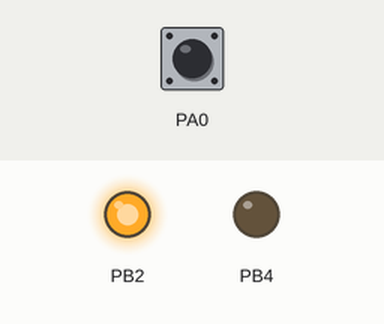
The program below on a simulated ATmega16, built with avr-gcc and emulated at 8 MHz. Parts: output pins drawn as LEDs (lit = HIGH). Inputs (shaded band) come from the test bench; at power-on: PA0 HIGH. Pins used as bus, display or sensor lines are not drawn.

Above: at 0.1 s.
Timing chart, 0 to 1.6 s (numbered marks = the images above):
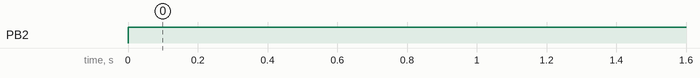

The program:

main.c
```c
/*******************************************************************************
Target:  Counter2.0
Device:  ATmega16;
Board:   EasyAVR6;
Clock:   ext.clock 8 MHz

Ïðîãðàììà ïðè íàæàòèè êíîïêè "Ââåðõ" (PA0) óâåëè÷èâàåò çíà÷åíèå ñ÷åò÷èêà
îò 0000 äî 9999. Òåêóùåå çíà÷åíèå ñ÷åò÷èêà îòîáðàæàåòñÿ íà ñåìèñåãìåíòíûõ
èíäèêàòîðàõ. Ñåìèñåãìåíòíûå èíäèêàòîðû ïîäêëþ÷åíû ê ðàñøèðèòåëþ ïîðòîâ.
Îáìåí ìåæäó ðàñøèðèòåëåì ïîðòîâ è ÌÊ îñóùåñòâëÿåòñÿ ïî èíòåðôåéñó SPI.
*******************************************************************************/

// Includes --------------------------------------------------------------------
#include "main.h"

// Functions -------------------------------------------------------------------
int main(void)
{
    // Èíèöèàëèçàöèÿ ïîðòîâ
    // PA0...PA7 - âõîäû ñ PullUp (ê íèì ïîäêëþ÷åíû êíîïêè)
    // PB2 - âûõîä ñ óðîâíåì ëîã. 1 (ê íåìó ïîäêëþ÷åí RESET ðàñøèðèòåëÿ ïîðòîâ)
    PORTA = 0xFF;
    DDRB |= (1 << DDB2);
    PORTB |= (1 << PB2);

    // Èíèöèàëèçàöèÿ è âêëþ÷åíèå òàéìåðà Ò0
    // Ðåæèì: Normal, Ïðåääåëèòåëü: 64; TOP = 0xFF
    // Ðàçðåøåíèå ïðåðûâàíèÿ ïî ïåðåïîëíåíèþ
    // ÎÑ2(PD7) íå ïîäêëþ÷åí
    // Âðåìÿ ïåðåïîëíåíèÿ:
    // t = 256 * 64 / 8e6 = ìñ; f = 8e6 / 64 / 256 = 488 Ãö
    TIMSK |= (1 << TOIE0);
    TCCR0 = (1 << CS01) | (1 << CS00);

    // Èíèöèàëèçàöèÿ è âêëþ÷åíèå òàéìåðà Ò2
    // Ðåæèì: Normal; Ïðåääåëèòåëü: 1024; TOP = 0xFF
    // Ðàçðåøåíèå ïðåðûâàíèÿ ïî ïåðåïîëíåíèþ
    // ÎÑ2(PD7) íå ïîäêëþ÷åí
    // Âðåìÿ ïåðåïîëíåíèÿ:
    // t = 1024 * 256 / 8e6 = 32.768 ìñ; f = 8e6 / 1024 / 256 = 31 Ãö
    TIMSK |= (1 << TOIE2);
    TCCR2 = (1 << CS22) | (1 << CS21) | (1 << CS20);

    // Èíèöèàëèçàöèÿ ìîäóëÿ SPI
    SpiInit();

    // Ðàçðåøåíèå ãëîáàëüíûõ ïðåðûâàíèé
    sei();

    // Èíèöèàëèçàöèÿ ñåìèñåãìåíòíûõ èíäèêàòîðîâ
    SemSegInit();

    // Îñíîâíîé öèêë
    while (1)
    {
    }
}
// End File --------------------------------------------------------------------
```

interrupt.c
```c
// Includes --------------------------------------------------------------------
#include <avr/io.h>         // Çàãîëîâî÷íûé ôàéë äëÿ ðàáîòû ñ ÐÂÂ ÌÊ
#include <avr/interrupt.h>  // Çàãîëîâî÷íûé ôàéë äëÿ ðàáîòû ñ ïðåðûâàíèÿìè ÌÊ

#include "main.h"
#include "semsegspi.h"  // Çàãîëîâî÷íûé ôàéë äëÿ ðàáîòû ñåìèñåãìåòíûìè
                        // èíäèêàòîðàìè, ïîäêëþ÷åííûìè ÷åðåç ðàñøèðèòåëü ïîðòîâ

// Handlers --------------------------------------------------------------------
/*******************************************************************************
Timer2 Overflow Handler
Èñïîëüçóåòñÿ äëÿ îáðàáîòêè íàæàòèÿ êíîïîê
*******************************************************************************/
ISR(TIMER2_OVF_vect)
{
    // Åñëè íàæàòà êíîïêà PA0, òî óâåëè÷èâàåì çíà÷åíèå ñ÷åò÷èêà;
    // èíà÷å, ñáðàñûâàåì ôëàã íàæàòèÿ êíîïêè
    if (!(PINA & (1 << PINA0)))
    {
        cnt++;
        if (cnt > 9999)
        {
            cnt = 0;
        }
    }
    else
    {
        flag.btnOn = 0;
    }
}

/*******************************************************************************
Timer0 Overflow Handler
Èñïîëüçóåòñÿ äëÿ îòîáðàæåíèÿ çíà÷åíèÿ ñ÷åò÷èêà íà ñåìèñåãìåòíûõ èíäèêàòîðàõ
*******************************************************************************/
ISR(TIMER0_OVF_vect)
{
    uint8_t buf[4];  // Áóôåð äëÿ õðàíåíèÿ 4-õ ðàçðÿäíîãî ÷èñëà äëÿ
                     // âûâîäà íà ñåìèñåãìåíòíûå èíäèêàòîðû

    // Ïðåîáðàçîâàíèå çíà÷åíèÿ ñ÷åò÷èêà â 4-õ ðàçðÿäíîå äâîè÷íî-äåñÿòè÷íîå
    // ÷èñëî (ðàçìåðíîñòü áóôåðà äëÿ ÷èñëà äîëæíà ñòðîãî ðàâíÿòüñÿ 4)
    SemsegBin2Bcd(cnt, buf, 4);

    // Îòîáðàæåíèå íà 4-õ ñåìèñåãìåíòíûõ èíäèêàòîðàõ 4-õ ðàçðÿäíîãî ÷èñëà
    // (ðàçìåðíîñòü áóôåðà äëÿ ÷èñëà äîëæíà ñòðîãî ðàâíÿòüñÿ 4)
    SemSegDisp(buf, 4);
}

/*******************************************************************************
SPI Transfer Complete Handler
*******************************************************************************/
ISR(SPI_STC_vect)
{
    // Îáðàáîòêà ñîáûòèÿ ïî çàâåðøåíèþ îáìåíà îäíèì áàéòîì ìîäóëÿ SPI
    SpiTc();
}
// End File --------------------------------------------------------------------
```

main.h
```c
#ifndef __MAIN_H
#define __MAIN_H

// Includes --------------------------------------------------------------------
#include <avr/io.h>         // Çàãîëîâî÷íûé ôàéë äëÿ ðàáîòû ñ ÐÂÂ ÌÊ
#include <avr/interrupt.h>  // Çàãîëîâî÷íûé ôàéë äëÿ ðàáîòû ñ ïðåðûâàíèÿìè ÌÊ

#include "spi.h"        // Çàãîëîâî÷íûé ôàéë äëÿ ðàáîòû ñ ìîäóëåì SPI ÌÊ
#include "semsegspi.h"  // Çàãîëîâî÷íûé ôàéë äëÿ ðàáîòû ñåìèñåãìåòíûìè
                        // èíäèêàòîðàìè, ïîäêëþ÷åííûìè ÷åðåç ðàñøèðèòåëü ïîðòîâ

// Typedef ---------------------------------------------------------------------
// Òèï ïîëüçîâàòåëüñêèõ ôëàãîâ
typedef struct
{
    uint8_t btnOn : 1;  // Ôëàã íàæàòèÿ êíîïêè
} Flags_t;

// Variables -------------------------------------------------------------------
register Flags_t  flag asm("r2");  // Ïåðåìåííàÿ ïîëüçîâàòåëüñêèõ ôëàãîâ â ÐÎÍ r2
register uint16_t cnt asm("r4");   // Ïåðåìåííàÿ 16-áèòíîãî ñ÷åò÷èêà â ÐÎÍ r4, r5

#endif
// End File --------------------------------------------------------------------
```

semsegspi.c
```c
// Includes --------------------------------------------------------------------
#include "semsegspi.h"

// Macro -----------------------------------------------------------------------
/*******************************************************************************
Àäðåñíûå áàéòû ðàñøèðèòåëÿ ïîðòîâ MCP23S17
*******************************************************************************/
#define SLAW 0x40  // Àäðåñíûé áàéò äëÿ çàïèñè â ðàñøèðèòåëü ïîðòîâ
#define SLAR 0x41  // Àäðåñíûé áàéò äëÿ ÷òåíèÿ èç ðàñøèðèòåëÿ ïîðòîâ

/*******************************************************************************
Ðåãèñòðû ðàñøèðèòåëÿ ïîðòîâ MCP23S17
*******************************************************************************/
// IODIRA, IODIRB - ðåãèñòðû íàïðàâëåíèÿ âûâîäîâ ïîðòîâ A, B
#define IODIRA 0x00  // Çíà÷åíèå ïîñëå ñáðîñà - 0b1111_1111
#define IODIRB 0x01  // Çíà÷åíèå ïîñëå ñáðîñà - 0b1111_1111
// Áèòîâûå ïîëÿ ðåãèñòðîâ IODIRA, IODIRB
#define IO7 7  //
#define IO6 6  // IOõ 1: âûâîä x íàñòðîåí íà âõîä
#define IO5 5  // IOõ 0: âûâîä x íàñòðîåí íà âûõîä
#define IO4 4  //
#define IO3 3  //
#define IO2 2  //
#define IO1 1  //
#define IO0 0  //

// IPOLA, IPOLB - ðåãèñòðû íàñòðîéêè ïîëÿðíîñòè ïîðòîâ A, B
// (äëÿ âûâîäîâ, íàñòðîåííûõ íà âõîä)
#define IPOLA 0x02  // Çíà÷åíèå ïîñëå ñáðîñà - 0b0000_0000
#define IPOLB 0x03  // Çíà÷åíèå ïîñëå ñáðîñà - 0b0000_0000
// Áèòîâûå ïîëÿ ðåãèñòðîâ IPOLA, IPOLB
#define IP7 7  //
#define IP6 6  // IPx 1: âûâîä õ - âõîä ñ èíâåðñèåé
#define IP5 5  // IPx 0: âûâîä õ - âõîä áåç èíâåðñèè
#define IP4 4  //
#define IP3 3  //
#define IP2 2  //
#define IP1 1  //
#define IP0 0  //

// GPINTENA, GPINTENB - ðåãèñòðû âêë/âûêë âíåøíèõ ïðåðûâàíèé ïîðòîâ A, B
#define GPINTENA 0x04  // Çíà÷åíèå ïîñëå ñáðîñà - 0b0000_0000
#define GPINTENB 0x05  // Çíà÷åíèå ïîñëå ñáðîñà - 0b0000_0000
// Áèòîâûå ïîëÿ ðåãèñòðîâ GPINTENA, GPINTENB
#define GPINT7 7  //
#define GPINT6 6  // GPINTx 1: âêëþ÷åíèå âíåøíåãî ïðåðûâàíèÿ íà âûâîäå õ
#define GPINT5 5  // GPINTx 0: âûêëþ÷åíèå âíåøíåãî ïðåðûâàíèÿ íà âûâîäå õ
#define GPINT4 4  //
#define GPINT3 3  //
#define GPINT2 2  //
#define GPINT1 1  //
#define GPINT0 0  //

// DEFVALA, DEFVALB - ðåãèñòðû ñðàâíåíèé âíåøíèõ ïðåðûâàíèé ïîðòîâ A, B
#define DEFVALA 0x06  // Çíà÷åíèå ïîñëå ñáðîñà - 0b0000_0000
#define DEFVALB 0x07  // Çíà÷åíèå ïîñëå ñáðîñà - 0b0000_0000
// Áèòîâûå ïîëÿ ðåãèñòðîâ DEFVALA, DEFVALB
#define DEF7 7  //
#define DEF6 6  // Åñëè íà âõîäå âûâîäà õ ëîãè÷åñêèé óðîâåíü íå ðàâåí
#define DEF5 5  // çíà÷åíèþ DEFõ, òî ãåíåðèðóåòñÿ ïðåðûâàíèå.
#define DEF4 4  //
#define DEF3 3  //
#define DEF2 2  //
#define DEF1 1  //
#define DEF0 0  //

// INTCONA, INTCONB - ðåãèñòðû óïðàâëåíèÿ âíåøíèìè ïðåðûâàíèÿìè ïîðòîâ A, B
#define INTCONA 0x08  // Çíà÷åíèå ïîñëå ñáðîñà - 0b0000_0000
#define INTCONB 0x09  // Çíà÷åíèå ïîñëå ñáðîñà - 0b0000_0000
// Áèòîâûå ïîëÿ ðåãèñòðîâ INTCONA, INTCONB
#define IOC7 7  //
#define IOC6 6  // IOCõ 1:  ïðåðûâàíèå ãåíåðèðóåòñÿ åñëè ëîãè÷åñêèé óðîâåíü
#define IOC5 5  //          âõîäå õ íå ðàâåí çíà÷åíèþ áèòà DEFõ ðåãèñòðà DEFVALõ.
#define IOC4 4  // IOCõ 0:  ïðåðûâàíèå ãåíåðèðóåòñÿ ïðè èçìåíåíèè ëîãè÷åñêîãî
#define IOC3 3  //          óðîâíÿ íà âõîäå õ.
#define IOC2 2  //
#define IOC1 1  //
#define IOC0 0  //

// IOCON - ðåãèñòð êîíôèãóðàöèè ðàñøèðèòåëÿ ïîðòà
// IOCON ðàñïîëîæåí ïî äâóì àäðåñàì 0x0A è 0x0B, íåîáõîäèìî ó÷èòûâàòü ïðè
// ïîñëåäîâàòåëüíîé çàïèñè/÷òåíèè íåñêîëüêèõ ðåãèñòðîâ.
#define IOCON 0x0A  // Çíà÷åíèå ïîñëå ñáðîñà - 0b0000_0000
// #define IOCON  0x0B // Çíà÷åíèå ïîñëå ñáðîñà - 0b0000_0000
// Áèòîâûå ïîëÿ ðåãèñòðîâ IOCON
#define BANK   7  // 1 ðåãèñòðû ðàçäåëåíû íà ðàçíûå áàíêè àäðåñîâ
                  // 0 ðåãèñòðû íàõîäÿòñÿ â îäíîì áàíêå àäðåñà (àäðåñà ïîñëåäîâàòåëüíûå)
#define MIRROR 6  // 1 ïðåðûâàíèå â ëþáîì ïîðòó À/Â èçìåíÿåò îäíîâðåìåííî INTA è INTB
                  // 0 ïðåðûâàíèå â ïîðòó À èçìåíÿåò òîëüêî INTA, â ïîðòó Â òîëüêî INTB
#define SEQOP  5  // 1 âûêëþ÷åíèå àâòîèíêðåìåíòà àäðåñîâ ðåãèñòðîâ
                  // 0 âêëþ÷åíèå àâòîèíêðåìåíòà àäðåñîâ ðåãèñòðîâ
#define DISSLW 4  // 1 âûêëþ÷åíèå êîíòðîëÿ ñêîðîñòè íàðàñòàíèÿ âûâîäà SDA
                  // 0 âêëþ÷åíèå êîíòðîëÿ ñêîðîñòè íàðàñòàíèÿ âûâîäà SDA
#define HAEN   3  // 1 âêëþ÷åíèå àäðåñíûõ êîíòàêòîâ MCP23S17 (À2:0)
                  // 0 âûêëþ÷åíèå àäðåñíûõ êîíòàêòîâ MCP23S17 (À2:0)
#define ODR    2  // 1 âûâîä INTA/B - âûõîä ñ îòêðûòûì êîëëåêòîðîì
                  // 0 âûâîä INTA/B - îáû÷íûé âûõîä (INTPOL óñòàíàâëèâàåò ïîëÿðíîñòü)
#define INTPOL 1  // 1 àêòèâíûé óðîâåíü âûâîäà INTA/B âûñîêèé
                  // 0 àêòèâíûé óðîâåíü âûâîäà INTA/B íèçêèé

// GPPUA, GPPUB - ðåãèñòðû íàñòðîéêè PullUp âûâîäîâ A, B (äëÿ âûâîäîâ, íàñòðîåííûõ íà âõîä)
#define GPPUA 0x0C  // Çíà÷åíèå ïîñëå ñáðîñà - 0b0000_0000
#define GPPUB 0x0D  // Çíà÷åíèå ïîñëå ñáðîñà - 0b0000_0000
// Áèòîâûå ïîëÿ ðåãèñòðîâ GPPUA, GPPUB
#define PU7 7  //
#define PU6 6  // PUõ 1: âêëþ÷åíèå Pull Up âûâîäà x
#define PU5 5  // PUõ 0: âûêëþ÷åíèå Pull Up âûâîäà x
#define PU4 4  //
#define PU3 3  //
#define PU2 2  //
#define PU1 1  //
#define PU0 0  //

// INTFA, INTFB - ðåãèñòðû ôëàãîâ ïðåðûâàíèé ïîðòîâ A, B (äëÿ ÷òåíèÿ)
#define INTFA 0x0E  // Çíà÷åíèå ïîñëå ñáðîñà - 0b0000_0000
#define INTFB 0x0F  // Çíà÷åíèå ïîñëå ñáðîñà - 0b0000_0000
// Áèòîâûå ïîëÿ ðåãèñòðîâ INTFA, INTFB
#define INF7 7  //
#define INF6 6  // Áèò INFõ óêàçûâàåò, ÷òî ïðåðûâàíèå ïðîèçîøëî íà
#define INF5 5  // âûâîäå õ
#define INF4 4  //
#define INF3 3  //
#define INF2 2  //
#define INF1 1  //
#define INF0 0  //

// INTCAPA, INTCAPB - ðåãèñòðû çàõâàòà ñîñòîÿíèÿ âûâîäîâ ïîðòîâ A, B
#define INTCAPA 0x10  // Çíà÷åíèå ïîñëå ñáðîñà - 0b0000_0000
#define INTCAPB 0x11  // Çíà÷åíèå ïîñëå ñáðîñà - 0b0000_0000
// Áèòîâûå ïîëÿ ðåãèñòðîâ INTCAPA, INTCAPB
#define ICP7 7  //
#define ICP6 6  // Ðåãèñòð INTCAPõ ôèêñèðóåò ñîñòîÿíèå ðåãèñòðà GPIOõ
#define ICP5 5  // ïðè âîçíèêíîâåíèè âíåøíåãî ïðåðûâàíèÿ ïîðòà õ.
#define ICP4 4  // INTCAPõ î÷èùàåòñÿ ÷òåíèåì èç INTCAPõ èëè GPIOõ
#define ICP3 3  //
#define ICP2 2  //
#define ICP1 1  //
#define ICP0 0  //

// GPIOA, GPIOB - ðåãèñòðû çíà÷åíèÿ ïîðòîâ A, B
#define GPIOA 0x12  // Çíà÷åíèå ïîñëå ñáðîñà - 0b0000_0000
#define GPIOB 0x13  // Çíà÷åíèå ïîñëå ñáðîñà - 0b0000_0000
// Áèòîâûå ïîëÿ ðåãèñòðîâ GPIOA, GPIOB
#define GP7 7  //
#define GP6 6  // GPõ 1: íà âõîäå õ âûñîêèé ëîãè÷åñêèé óðîâåíü
#define GP5 5  // GPõ 0: íà âõîäå õ âûñîêèé ëîãè÷åñêèé óðîâåíü
#define GP4 4  //
#define GP3 3  //
#define GP2 2  //
#define GP1 1  //
#define GP0 0  //

// OLATA, OLATB - ðåãèñòðû âûõîäíîãî áóôåðà âûâîäîâ ïîðòîâ A, B
#define OLATA 0x14  // Çíà÷åíèå ïîñëå ñáðîñà - 0b0000_0000
#define OLATB 0x15  // Çíà÷åíèå ïîñëå ñáðîñà - 0b0000_0000
// Áèòîâûå ïîëÿ ðåãèñòðîâ OLATA, OLATB
#define OL7 7  //
#define OL6 6  // OLõ 1: óñòàíîâèòü íà âûâîäå õ ëîãè÷åñêóþ åäèíèöó
#define OL5 5  // OLõ 0: óñòàíîâèòü íà âûâîäå õ ëîãè÷åñêèé íîëü
#define OL4 4  //
#define OL3 3  //
#define OL2 2  //
#define OL1 1  //
#define OL0 0  //

// Constants -------------------------------------------------------------------
// Òàáëèöà ïåðåêîäèðîâêè ñèìâîëîâ â ïàìÿòè ïðîãðàìì
const uint8_t tableDecoder[17] PROGMEM = {
    0b11111100,   // êîä "0"
    0b01100000,   // êîä "1"
    0b11011010,   // êîä "2"
    0b11110010,   // êîä "3"
    0b01100110,   // êîä "4"
    0b10110110,   // êîä "5"
    0b10111110,   // êîä "6"
    0b11100000,   // êîä "7"
    0b11111110,   // êîä "8"
    0b11110110,   // êîä "9"
    0b11101110,   // êîä "A"
    0b00111110,   // êîä "b"
    0b10011100,   // êîä "C"
    0b01111010,   // êîä "d"
    0b10011110,   // êîä "E"
    0b10001110,   // êîä "F"
    0b00000000};  // êîä ""

// Variables -------------------------------------------------------------------
static uint8_t semSegBuf[4] = {0};  // Ìàññèâ äàííûõ äëÿ îòïðàâêè â ðàñøèðèòåëü ïîðòîâ

// Functions -------------------------------------------------------------------
/*******************************************************************************
Ôóíêöèÿ èíèöèàëèçàöèè 4-õ ñåìèñåãìåíòíûõ èíäèêàòîðîâ
Âûâîäû äàííûõ èíäèêàòîðîâ A:G, DP ïîäêëþ÷åíû ê âûâîäàì GPB7:GPB0 (P1.7:P1.0)
ðàñøèðèòåëÿ ïîðòîâ.
Âûâîäû óïðàâëåíèÿ èíäèêàòîðàìè 1:4 ïîäêëþ÷åíû ê âûâîäàì GPÀ3:GPÀ0 (P0.3:P1.0)
ðàñøèðèòåëÿ ïîðòîâ.
*******************************************************************************/
void SemSegInit(void)
{
    // Ôîðìèðîâàíèå ìàññèâà äàííûõ äëÿ îòïðàâêè â ðàñøèðèòåëü ïîðòîâ:
    // 1-é áàéò: àäðåñíûé áàéò äëÿ çàïèñè
    // 2-é áàéò: àäðåñ ïåðâîãî ðåãèñòðà äëÿ çàïèñè (çàïèñü â IODIRA è IODIRB)
    // 3-é áàéò: íàñòðîéêà âûâîäîâ GPÀ3:GPÀ0 êàê âûõîäîâ (ðåãèñòð IODIRA)
    // 4-é áàéò: íàñòðîéêà âûâîäîâ GPB7:GPB0 êàê âûõîäîâ (ðåãèñòð IODIRB)
    uint8_t* pbuf = semSegBuf;

    *pbuf++ = SLAW;
    *pbuf++ = IODIRA;
    *pbuf++ = 0xF0;
    *pbuf++ = 0;

    // Îáìåí äàííûìè ñ ðàñøèðèòåëåì ïîðòîâ, ïåðåäàåì è ïðèíåìàåì 4 áàéòà
    SpiTxRx(semSegBuf, 4);
}

/*******************************************************************************
Ôóíêöèÿ îòîáðàæåíèÿ 4-õ ðàçðÿäíîãî äâîè÷íî-äåñÿòè÷íîãî ÷èñëà íà 4-õ
ñåìèñåãìåíòíûõ èíäèêàòîðàõ. Èíäèêàòîðû ïîäêëþ÷åíû ê ðàñøèðèòåëþ ïîðòîâ,
èíòåðôåéñ ìåæäó ðàñøèðèòåëåì ïîðòîâ è ÌÊ - SPI. Äëÿ âûâîäà èñïîëüçóåòñÿ
äèíàìè÷åñêàÿ èíäèêàöèÿ, ïîýòîìó âûçîâ ôóíêöèè äîëæåí ðàñïîëàãàòüñÿ â öèêëå.

Àðãóìåíòû:
buf:        óêàçàòåëü íà 4-õ áàéòíûé áóôåð, â êîòîðîì ðàñïîëîæåíî
            4-õ ðàçðÿäíîå äâîè÷íî-äåñÿòè÷íîå ÷èñëî.
bufSize:    ðàçìåð áóôåðà, äîëæåí ñòðîãî ðàâíÿòüñÿ 4
*******************************************************************************/
void SemSegDisp(uint8_t* pbuf, uint8_t bufSize)
{
    if (bufSize != 4)
    {
        return;
    }

    static uint8_t ind;  // Íîìåð èíäèêàòîðà (îò 0 äî 3)

    // Ôîðìèðîâàíèå ìàññèâà äàííûõ äëÿ îòïðàâêè â ðàñøèðèòåëü ïîðòîâ:
    // 1-é áàéò: àäðåñíûé áàéò äëÿ çàïèñè
    // 2-é áàéò: àäðåñ ïåðâîãî ðåãèñòðà äëÿ çàïèñè (çàïèñü â OLATA è OLATB)
    // 3-é áàéò: óñòàíîâêà âûâîäîâ GPÀõ (ðåãèñòð OLATA) - óñòàíîâêà àêòèâíîãî èíäèêàòîðà
    // 4-é áàéò: óñòàíîâêà âûâîäîâ GPBõ (ðåãèñòð OLATB) - óñòàíîâêà âûâîäèìîãî ñèìâîëà
    uint8_t* psemSegBuf = semSegBuf;

    *psemSegBuf++ = SLAW;
    *psemSegBuf++ = OLATA;
    *psemSegBuf++ = (1 << ind);
    uint8_t temp  = pbuf[ind];
    *psemSegBuf++ = pgm_read_byte(&tableDecoder[temp]);

    // Óâåëè÷åíèå íîìåðà èíäèêàòîðà
    // Åñëè íîìåð èíäèêàòîðà áîëüøå èëè ðàâåí 4, òî ñáðàñûâàåì íîìåð
    ind++;
    if (ind >= 4)
    {
        ind = 0;
    }

    // Îáìåí äàííûìè ñ ðàñøèðèòåëåì ïîðòîâ, ïåðåäàåì è ïðèíåìàåì 4 áàéòà
    SpiTxRx(semSegBuf, 4);
}

/*******************************************************************************
Ôóíêöèÿ ïåðåâîäà 2-õ áàéòíîãî ÷èñëà â 4-õ ðàçðÿäíîå äâîè÷íî-äåñÿòè÷íîå ÷èñëî.

Àðãóìåíòû:
data:       èñõîäíîå 2-áàéòíîå ÷èñëî
buf:        óêàçàòåëü íà 4-õ áàéòíûé áóôåð, â êîòîðûé çàïèñûâàåòñÿ ïðåîáðàçîâàííîå
            4-õ ðàçðÿäíîå äâîè÷íî-äåñÿòè÷íîå ÷èñëî.
bufSize:    ðàçìåð áóôåðà, äîëæåí ñòðîãî ðàâíÿòüñÿ 4
*******************************************************************************/
void SemsegBin2Bcd(uint16_t data, uint8_t* pbuf, uint8_t bufSize)
{
    if (bufSize != 4)
    {
        return;
    }

    pbuf += bufSize - 1;  // Óñòàíîâêà óêàçàòåëÿ áóôåðà íà ïîñëåäíèé (ñòàðøèé)
                          // ýëåìåíò

    *pbuf-- = data / 1000;  // Âû÷èñëåíèå 4 ðàçðÿäà äâîè÷íî-äåñÿòè÷íîãî ÷èñëà
    data %= 1000;           //
    *pbuf-- = data / 100;   // Âû÷èñëåíèå 3 ðàçðÿäà äâîè÷íî-äåñÿòè÷íîãî ÷èñëà
    data %= 100;            //
    *pbuf-- = data / 10;    // Âû÷èñëåíèå 2 ðàçðÿäà äâîè÷íî-äåñÿòè÷íîãî ÷èñëà
    data %= 10;             //
    *pbuf-- = data / 1;     // Âû÷èñëåíèå 1 ðàçðÿäà äâîè÷íî-äåñÿòè÷íîãî ÷èñëà
    data %= 1;
}
// End File --------------------------------------------------------------------
```

semsegspi.h
```c
#ifndef __SEMSEGSPI_H
#define __SEMSEGSPI_H

// Includes --------------------------------------------------------------------
#include <avr/io.h>        // Çàãîëîâî÷íûé ôàéë äëÿ ðàáîòû ñ ÐÂÂ ÌÊ
#include <avr/pgmspace.h>  // Çàãîëîâ÷íûé ôàéë äëÿ ðàáîòû ñ ïàìÿòüþ ïðîãðàìì ÌÊ

#include "spi.h"  // Çàãîëîâî÷íûé ôàéë äëÿ ðàáîòû ñ ìîäóëåì SPI ÌÊ

// Function prototypes ---------------------------------------------------------
void SemSegInit(void);
void SemSegDisp(uint8_t* pbufDisp, uint8_t bufDispSize);
void SemsegBin2Bcd(uint16_t data, uint8_t* pbuf, uint8_t bufSize);

#endif
// End File --------------------------------------------------------------------
```

spi.h
```c
#ifndef __SPI_H
#define __SPI_H

// Includes --------------------------------------------------------------------
#include <avr/io.h>  // Çàãîëîâî÷íûé ôàéë äëÿ ðàáîòû ñ ÐÂÂ ÌÊ

// Function prototypes ---------------------------------------------------------
void SpiInit(void);
void SpiTxRx(uint8_t* pbuf, uint8_t bufSize);
void SpiTc(void);

#endif
// End File --------------------------------------------------------------------
```

Source omitted: spi.c (4148 bytes)

Measured:
- by itself, PB2: LOW → HIGH at 0.00 s
